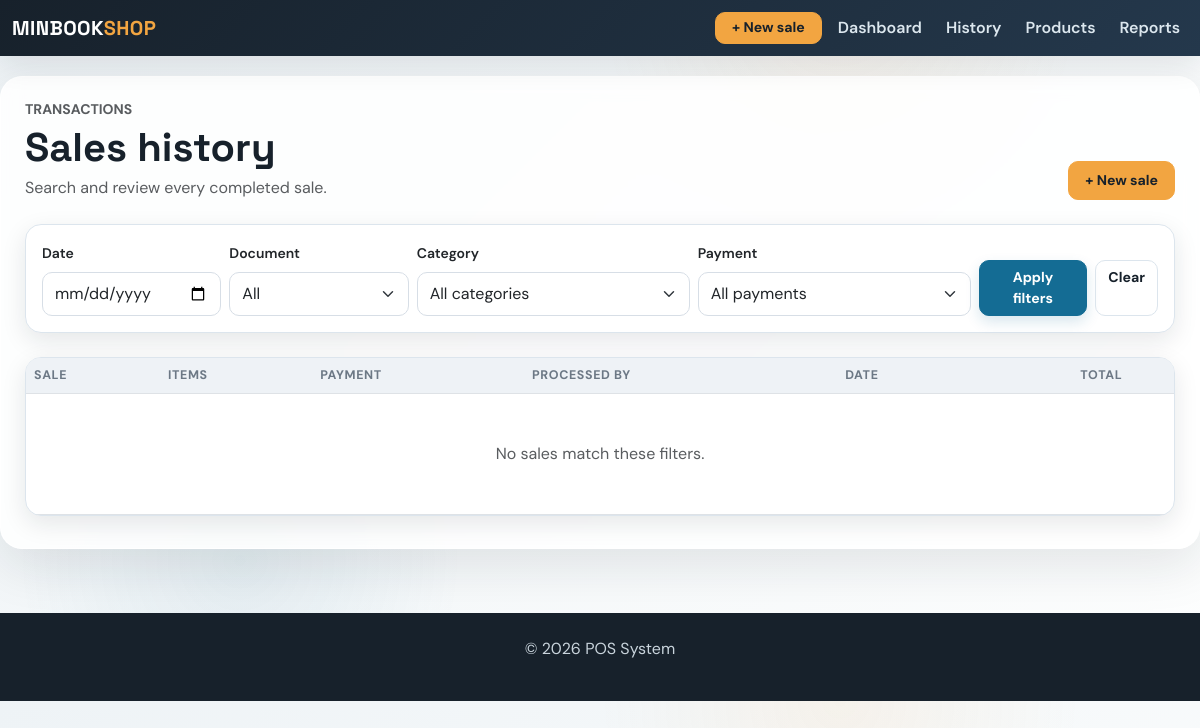
Before: /sales with the older database file.
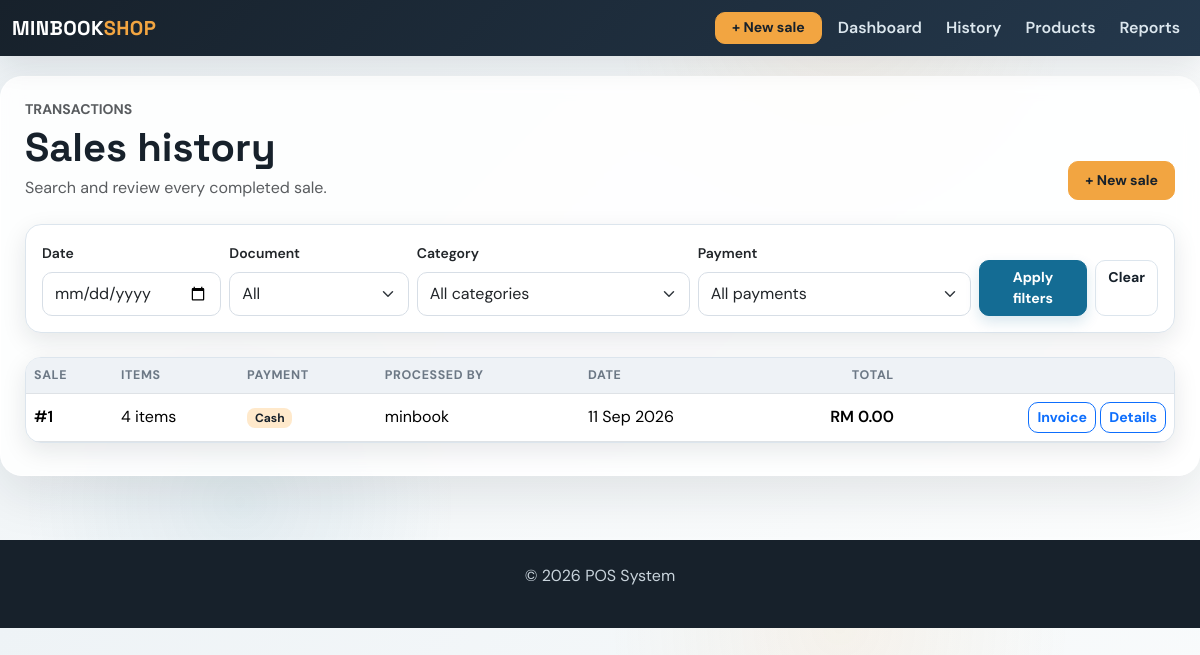
After: the same page with the newer database file.
### app/models.py (models this page shows, shortened)
class Sale(db.Model):
    id = db.Column(db.Integer, primary_key=True)
    amount = db.Column(db.Float, nullable=False)
    date = db.Column(db.Date, default=datetime.utcnow)
    user_id = db.Column(db.Integer, db.ForeignKey('user.id'), nullable=False)  # ForeignKey to User
    user = db.relationship('User', backref=db.backref('sales', lazy=True))  # Relationship with User
    product_id = db.Column(db.Integer, db.ForeignKey('product.id'), nullable=True)  # Legacy first product
    product = db.relationship('Product', backref=db.backref('sales', lazy=True))  # Relationship with Product
    quantity = db.Column(db.Integer, nullable=True)  # Legacy total quantity
    payment_method = db.Column(db.String(20), nullable=False, default='Cash')
    customer_name = db.Column(db.String(120), nullable=True)
    document_type = db.Column(db.String(20), nullable=False, default='receipt')
    discount = db.Column(db.Float, nullable=False, default=0.00)
    deposit = db.Column(db.Float, nullable=False, default=0.00)
    items = db.relationship('SaleItem', back_populates='sale', cascade='all, delete-orphan')

class User(db.Model):
    id = db.Column(db.Integer, primary_key=True)
    username = db.Column(db.String(100), unique=True, nullable=False)
    email = db.Column(db.String(120), unique=True, nullable=False)
    password = db.Column(db.String(200), nullable=False)
    role = db.Column(db.String(50), default='cashier')  # can be admin, manager, cashier

### app/routes.py (the view)
@main.route('/sales', methods=['GET', 'POST'])
def sales():
    sales_query = Sale.query.order_by(Sale.id.desc())
    filter_date = request.args.get('filter_date', '')
    filter_category = request.args.get('category', '')
    filter_payment = request.args.get('payment_method', '')
    filter_document_type = (request.args.get('document_type', '') or '').lower().strip()
    if filter_document_type in {'receipt', 'invoice'}:
        sales_query = sales_query.filter(Sale.document_type == filter_document_type)
    if filter_date:
        sales_query = sales_query.filter(Sale.date == filter_date)
    if filter_category in SALE_CATEGORIES:
        sales_query = sales_query.filter(Sale.items.any(SaleItem.category == filter_category))
    if filter_payment in PAYMENT_METHODS:
        sales_query = sales_query.filter(Sale.payment_method == filter_payment)
    return render_template('sales.html', sales=sales_query.all(), categories=SALE_CATEGORIES,
                           payment_methods=PAYMENT_METHODS, selected_document_type=filter_document_type)

### app/routes.py (called while the page is built)
@main.app_context_processor
def inject_now():
    return {'current_year': datetime.now().year}

### app/templates/sales.html (shortened to what this page needs)
{% extends 'base.html' %}
{% block content %}
<div class="d-flex flex-wrap justify-content-between align-items-end gap-3 mb-4"><div><p class="text-uppercase text-muted small fw-bold mb-1">Transactions</p><h1 class="mb-1">Sales history</h1><p class="text-muted mb-0">Search and review every completed sale.</p></div><a href="{{ url_for('main.add_sale') }}" class="btn btn-warning btn-lg">+ New sale</a></div>
<div class="card mb-4"><div class="card-body"><form method="GET" class="row g-2 align-items-end"><div class="col-md-2"><label class="form-label small fw-semibold">Date</label><input type="date" name="filter_date" value="{{ request.args.get('filter_date', '') }}" class="form-control"></div><div class="col-md-2"><label class="form-label small fw-semibold">Document</label><select name="document_type" class="form-select"><option value="">All</option></select></div><div class="col-md-3"><label class="form-label small fw-semibold">Category</label><select name="category" class="form-select"><option value="">All categories</option></select></div><div class="col-md-3"><label class="form-label small fw-semibold">Payment</label><select name="payment_method" class="form-select"><option value="">All payments</option></select></div><div class="col-md-2 d-flex gap-2"><button class="btn btn-primary flex-grow-1">Apply filters</button><a href="{{ url_for('main.sales') }}" class="btn btn-outline-secondary">Clear</a></div></form></div></div>
<div class="card"><div class="table-responsive"><table class="table mb-0"><thead><tr><th>Sale</th><th>Items</th><th>Payment</th><th>Processed by</th><th>Date</th><th class="text-end">Total</th><th></th></tr></thead><tbody>{% for sale in sales %}<tr><td class="fw-semibold">#{{ sale.id }}</td><td>{{ sale.items|length }} item{{ '' if sale.items|length == 1 else 's' }}</td><td><span class="badge text-bg-light">{{ sale.payment_method }}</span></td><td>{{ sale.user.username if sale.user else 'ShopPOS' }}</td><td>{{ sale.date.strftime('%d %b %Y') }}</td><td class="text-end fw-semibold">RM {{ '{:,.2f}'.format(sale.amount) }}</td><td class="text-end">{% if sale.document_type == 'invoice' %}<a href="{{ url_for('main.invoice', sale_id=sale.id) }}" class="btn btn-sm btn-outline-primary" target="_blank">Invoice</a>{% else %}<a href="{{ url_for('main.receipt', sale_id=sale.id) }}" class="btn btn-sm btn-outline-success" target="_blank">Receipt</a>{% endif %} <a href="{{ url_for('main.view_sale', sale_id=sale.id) }}" class="btn btn-sm btn-outline-primary">Details</a></td></tr>{% else %}<tr><td colspan="7" class="text-center text-muted py-5">No sales match these filters.</td></tr>{% endfor %}</tbody></table></div></div>
{% endblock %}

Changed rows visible on the page:
added Sale: id "1", items|length "4", items "s", payment_method "Cash", user "minbook", date "11 Sep 2026", amount "0.00"
Other visible differences:
text no longer shown: "No sales match these filters."
